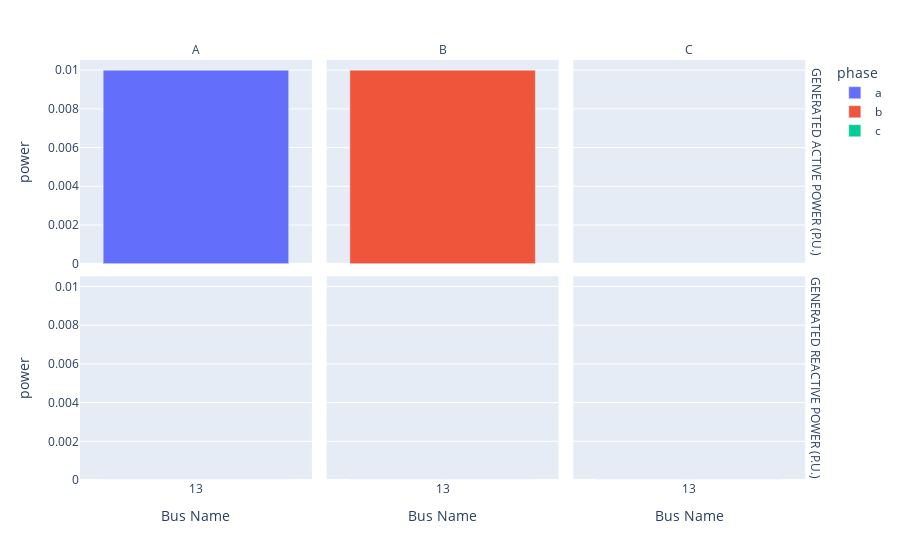

Here is the notebook cell this chart was saved with:
### Code cell
case.plot_decision_variables()

### Figure 1 — Plotly figure (JSON) as saved in the notebook; plotly's stock layout.template omitted (floating-point values rounded to 4 significant figures)
{"data": [{"alignmentgroup": "True", "hovertemplate": "phase=a<br>part=Generated Active Power (p.u.)<br>Bus Name=%{x}<br>power=%{y}<extra></extra>", "legendgroup": "a", "marker": {"color": "#636efa", "pattern": {"shape": ""}}, "name": "a", "offsetgroup": "a", "orientation": "v", "showlegend": true, "textposition": "auto", "x": ["13"], "xaxis": "x4", "y": [0.01], "yaxis": "y4", "type": "bar"}, {"alignmentgroup": "True", "hovertemplate": "phase=a<br>part=Generated Reactive Power (p.u.)<br>Bus Name=%{x}<br>power=%{y}<extra></extra>", "legendgroup": "a", "marker": {"color": "#636efa", "pattern": {"shape": ""}}, "name": "a", "offsetgroup": "a", "orientation": "v", "showlegend": false, "textposition": "auto", "x": ["13"], "xaxis": "x", "y": [0.0], "yaxis": "y", "type": "bar"}, {"alignmentgroup": "True", "hovertemplate": "phase=b<br>part=Generated Active Power (p.u.)<br>Bus Name=%{x}<br>power=%{y}<extra></extra>", "legendgroup": "b", "marker": {"color": "#EF553B", "pattern": {"shape": ""}}, "name": "b", "offsetgroup": "b", "orientation": "v", "showlegend": true, "textposition": "auto", "x": ["13"], "xaxis": "x5", "y": [0.01], "yaxis": "y5", "type": "bar"}, {"alignmentgroup": "True", "hovertemplate": "phase=b<br>part=Generated Reactive Power (p.u.)<br>Bus Name=%{x}<br>power=%{y}<extra></extra>", "legendgroup": "b", "marker": {"color": "#EF553B", "pattern": {"shape": ""}}, "name": "b", "offsetgroup": "b", "orientation": "v", "showlegend": false, "textposition": "auto", "x": ["13"], "xaxis": "x2", "y": [0.0], "yaxis": "y2", "type": "bar"}, {"alignmentgroup": "True", "hovertemplate": "phase=c<br>part=Generated Active Power (p.u.)<br>Bus Name=%{x}<br>power=%{y}<extra></extra>", "legendgroup": "c", "marker": {"color": "#00cc96", "pattern": {"shape": ""}}, "name": "c", "offsetgroup": "c", "orientation": "v", "showlegend": true, "textposition": "auto", "x": ["13"], "xaxis": "x6", "y": [null], "yaxis": "y6", "type": "bar"}, {"alignmentgroup": "True", "hovertemplate": "phase=c<br>part=Generated Reactive Power (p.u.)<br>Bus Name=%{x}<br>power=%{y}<extra></extra>", "legendgroup": "c", "marker": {"color": "#00cc96", "pattern": {"shape": ""}}, "name": "c", "offsetgroup": "c", "orientation": "v", "showlegend": false, "textposition": "auto", "x": ["13"], "xaxis": "x3", "y": [0.0], "yaxis": "y3", "type": "bar"}], "layout": {"xaxis": {"anchor": "y", "domain": [0.0, 0.3133], "title": {"text": "Bus Name"}}, "yaxis": {"anchor": "x", "domain": [0.0, 0.485], "title": {"text": "power"}}, "xaxis2": {"anchor": "y2", "domain": [0.3333, 0.6467], "matches": "x", "title": {"text": "Bus Name"}}, "yaxis2": {"anchor": "x2", "domain": [0.0, 0.485], "matches": "y", "showticklabels": false}, "xaxis3": {"anchor": "y3", "domain": [0.6667, 0.98], "matches": "x", "title": {"text": "Bus Name"}}, "yaxis3": {"anchor": "x3", "domain": [0.0, 0.485], "matches": "y", "showticklabels": false}, "xaxis4": {"anchor": "y4", "domain": [0.0, 0.3133], "matches": "x", "showticklabels": false}, "yaxis4": {"anchor": "x4", "domain": [0.515, 1.0], "matches": "y", "title": {"text": "power"}}, "xaxis5": {"anchor": "y5", "domain": [0.3333, 0.6467], "matches": "x", "showticklabels": false}, "yaxis5": {"anchor": "x5", "domain": [0.515, 1.0], "matches": "y", "showticklabels": false}, "xaxis6": {"anchor": "y6", "domain": [0.6667, 0.98], "matches": "x", "showticklabels": false}, "yaxis6": {"anchor": "x6", "domain": [0.515, 1.0], "matches": "y", "showticklabels": false}, "annotations": [{"font": {}, "showarrow": false, "text": "A", "x": 0.1567, "xanchor": "center", "xref": "paper", "y": 1.0, "yanchor": "bottom", "yref": "paper"}, {"font": {}, "showarrow": false, "text": "B", "x": 0.49, "xanchor": "center", "xref": "paper", "y": 1.0, "yanchor": "bottom", "yref": "paper"}, {"font": {}, "showarrow": false, "text": "C", "x": 0.8233, "xanchor": "center", "xref": "paper", "y": 1.0, "yanchor": "bottom", "yref": "paper"}, {"font": {}, "showarrow": false, "text": "GENERATED REACTIVE POWER (P.U.)", "textangle": 90, "x": 0.98, "xanchor": "left", "xref": "paper", "y": 0.2425, "yanchor": "middle", "yref": "paper"}, {"font": {}, "showarrow": false, "text": "GENERATED ACTIVE POWER (P.U.)", "textangle": 90, "x": 0.98, "xanchor": "left", "xref": "paper", "y": 0.7575, "yanchor": "middle", "yref": "paper"}], "legend": {"title": {"text": "phase"}, "tracegroupgap": 0}, "margin": {"t": 60}, "barmode": "relative"}}
